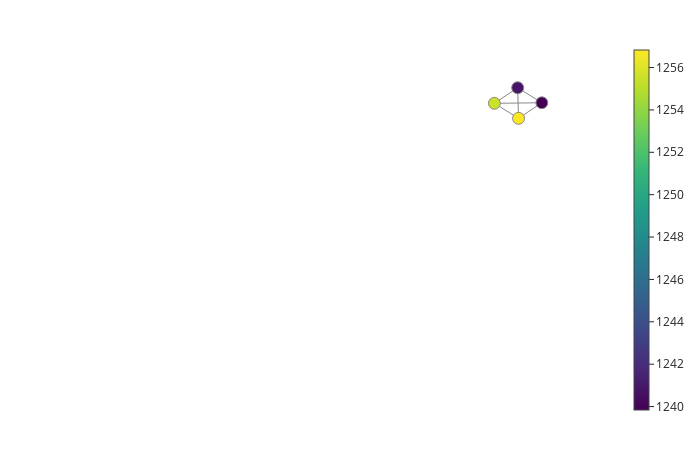

The notebook cell this image was saved under:
### Code cell
mappers = {
    'torus':{
        'filter_func':Projection(columns=[0,1]),
        'cover':CubicalCover(n_intervals=2, overlap_frac=0.2),
        'clusterer':DBSCAN(eps=10)
    },
    'sphere':{
        'filter_func':Projection(columns=[0,1]),
        'cover':CubicalCover(n_intervals=2, overlap_frac=0.2),
        'clusterer':DBSCAN(eps=10)
    },
    'human':{
        'filter_func':Projection(columns=[0,1]),
        'cover':CubicalCover(n_intervals=4, overlap_frac=0.1),
        'clusterer':DBSCAN(eps=10,metric='chebyshev')
    },
    'table':{
        'filter_func':Projection(columns=[0,1,2]),
        'cover':CubicalCover(n_intervals=4, overlap_frac=0.2),
        'clusterer':DBSCAN(eps=10)
    }, 
    'chair':{
        'filter_func':Projection(columns=[0,1,2]),
        'cover':CubicalCover(n_intervals=2, overlap_frac=0.2),
        'clusterer':DBSCAN(eps=10)

    }
}

body = 'sphere'
#body = 'torus'
#body = 'chair'
#body = 'table'
pprint(mappers[body])
# Define filter function – can be any scikit-learn transformer
filter_func = mappers[body]['filter_func']
#filter_func = Projection(columns=[0,1])
#filter_func = PCA()
#filter_func = Eccentricity()
#filter_func = Entropy()
#filter_func = Projection()
#filter_func = UMAP(n_neighbors=5)

# Define cover
cover = mappers[body]['cover']
#cover = CubicalCover(n_intervals=2, overlap_frac=0.2)

# Choose clustering algorithm – default is DBSCAN
clusterer = mappers[body]['clusterer']
#clusterer = DBSCAN(eps=10)

# Configure parallelism of clustering step
n_jobs = 1

# Initialise pipeline
pipe = make_mapper_pipeline(
    filter_func=filter_func,
    cover=cover,
    clusterer=clusterer,
    verbose=False,
    n_jobs=n_jobs,
)
#plot_interactive_mapper_graph(pipe, pcd, color_data=pcd)
fig = plot_static_mapper_graph(pipe, pcd)
fig.show(config={'scrollZoom': True})

### Figure 1 — Plotly figure (JSON) as saved in the notebook; plotly's stock layout.template omitted (floating-point values rounded to 4 significant figures)
{"data": [{"hoverinfo": "none", "line": {"color": "#888", "width": 1}, "mode": "lines", "name": "edge_trace", "type": "scatter", "uid": "beb17e3e-5ca4-4d7d-ae56-76995a472182", "x": [1.437, 0.209, null, 1.437, -0.9765, null, 1.437, 0.2519, null, 0.209, -0.9765, null, 0.209, 0.2519, null, -0.9765, 0.2519, null], "y": [0.121, 1.306, null, 0.121, 0.07809, null, 0.121, -1.107, null, 1.306, 0.07809, null, 1.306, -1.107, null, 0.07809, -1.107, null]}, {"hoverinfo": "text", "hovertext": ["Node ID: 0<br>Pullback set label: 2<br>Partial cluster label: 0<br>Node size: 928<br>Summary statistic: 1240.0", "Node ID: 1<br>Pullback set label: 3<br>Partial cluster label: 0<br>Node size: 954<br>Summary statistic: 1240.0", "Node ID: 2<br>Pullback set label: 0<br>Partial cluster label: 0<br>Node size: 934<br>Summary statistic: 1260.0", "Node ID: 3<br>Pullback set label: 1<br>Partial cluster label: 0<br>Node size: 945<br>Summary statistic: 1260.0"], "marker": {"color": [1240.0, 1241.0, 1256.0, 1257.0], "colorbar": {"thickness": 15, "title": {"side": "right", "text": ""}, "xanchor": "left"}, "colorscale": [[0, "#440154"], [0.1111, "#482878"], [0.2222, "#3e4989"], [0.3333, "#31688e"], [0.4444, "#26828e"], [0.5556, "#1f9e89"], [0.6667, "#35b779"], [0.7778, "#6ece58"], [0.8889, "#b5de2b"], [1, "#fde725"]], "line": {"color": "#888", "width": 1}, "opacity": 1, "reversescale": false, "showscale": true, "size": [928, 954, 934, 945], "sizemin": 4, "sizemode": "area", "sizeref": 13.25}, "mode": "markers", "name": "node_trace", "type": "scatter", "uid": "687a994b-4ebf-4f88-84f1-27d0e18ca918", "x": [1.437, 0.209, -0.9765, 0.2519], "y": [0.121, 1.306, 0.07809, -1.107]}], "layout": {"autosize": false, "height": 450, "hovermode": "closest", "margin": {"b": 20, "l": 5, "r": 5, "t": 40}, "showlegend": false, "title": {"text": ""}, "width": 700, "xaxis": {"autorange": false, "range": [-24.58, 5.004], "showgrid": false, "showline": false, "showticklabels": false, "ticks": "", "title": {"text": ""}, "type": "linear", "zeroline": false}, "yaxis": {"autorange": false, "range": [-24.93, 5.077], "showgrid": false, "showline": false, "showticklabels": false, "ticks": "", "title": {"text": ""}, "type": "linear", "zeroline": false}}}
